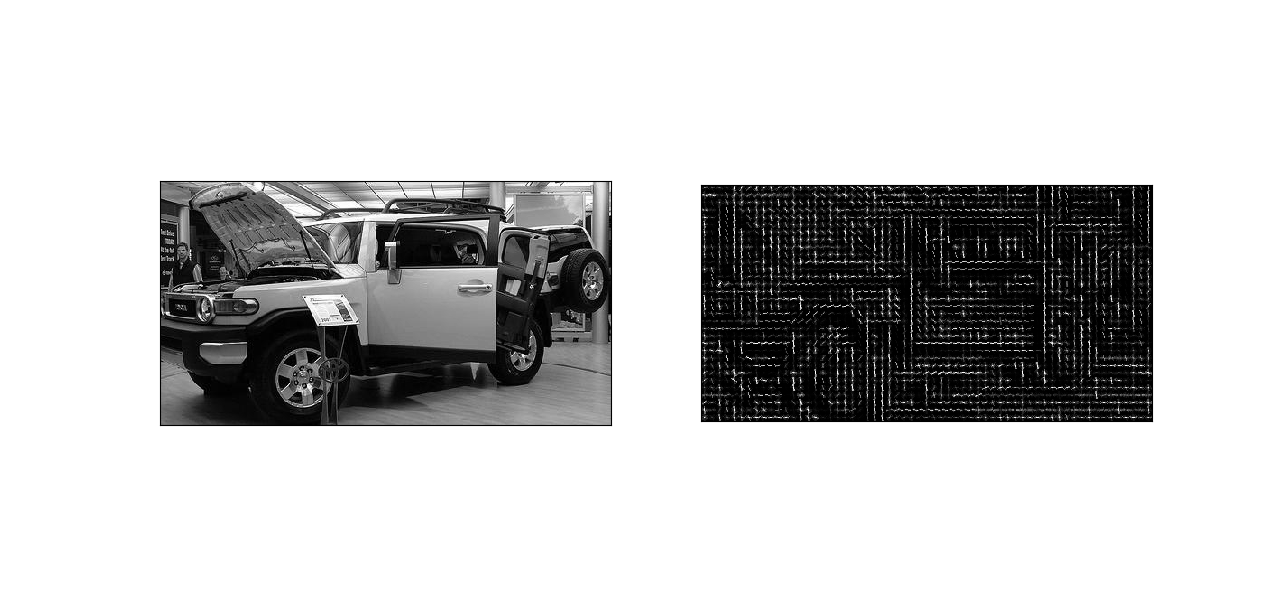
#> input picture ps3_code/hog/car_hog_descriptor.png, 1280 x 600 px, given in place of simple.jpg, which was not available
$ python main.py   (Python 2 division)   (older library calls are emulated)
#> lines starting #> are read from the running program, lines starting #| are printed output that depends on the picture; pictures that were not available may be replaced by others from this repository, and a replacement may not be noted
### ps3_code/hog/plotting.py
import numpy as np
import matplotlib.pyplot as plt
from scipy.misc import imrotate

# Displays the HoG features next to the original image
def show_hog(orig, w, figsize = (8,6)):
    w = np.tile(w, [1, 1, 3])
    w = np.pad(w, ((0,0), (0,0), (0,5)), 'constant', constant_values=0.0)

    #  # Make pictures of positive and negative weights
    pos = hog_picture(w)
    neg = hog_picture(-w)

    # Put pictures together and draw
    buff = 10
    if w.min() < 0.0:
        pos = np.pad(pos, (buff, buff), 'constant', constant_values=0.5)
        neg = np.pad(neg, (buff, buff), 'constant', constant_values=0.5)
        im = np.hstack([pos, neg])
    else:
        im = pos

    im[im < 0] = 0.0
    im[im > 1] = 1.0
    plt.figure(figsize = figsize)
    plt.subplot(121)
    plt.imshow(orig, cmap='gray')
    plt.xticks([])
    plt.yticks([])
    plt.subplot(122)
    plt.imshow(im, cmap='gray')
    plt.xticks([])
    plt.yticks([])
    plt.show()


# Make picture of positive HOG weights.
def hog_picture(w, bs = 20):
    # construct a "glyph" for each orientaion
    bim1 = np.zeros((bs, bs))
    bim1[:,int(round(bs/2.0))-1:int(round(bs/2.0))+1] = 1.0
    bim = np.zeros((bs, bs, 9))
    bim[:,:,0] = bim1
    for i in xrange(1,9):
        bim[:,:,i] = imrotate(bim1, -i * float(bs), 'nearest') / 255.0

    # make pictures of positive weights bs adding up weighted glyphs
    w[w < 0] = 0.0
    im = np.zeros((bs * w.shape[0], bs * w.shape[1]))
    for i in xrange(w.shape[0]):
        for j in xrange(w.shape[1]):
            for k in xrange(9):
                im[i * bs : (i+1) * bs, j * bs : (j+1) * bs] += bim[:,:,k] * w[i,j,k+18]

    scale = max(w.max(), -w.max()) + 1e-8
    im /= scale
    return im

### ps3_code/hog/main.py
import numpy as np
import skimage.io as sio
from scipy.io import loadmat
from plotting import *
import math


'''
COMPUTE_GRADIENT Given an image, computes the pixel gradients

Arguments:
    im - a grayscale image, represented as an ndarray of size (H, W) containing
        the pixel values

Returns:
    angles - ndarray of size (H-2, W-2) containing gradient angles in degrees

    magnitudes - ndarray of size (H-2, W-2) containing gradient magnitudes

The way that the angles and magnitude per pixel are computed as follows:
Given the following pixel grid

    P1 P2 P3
    P4 P5 P6
    P7 P8 P9

We compute the angle on P5 as arctan(dy/dx) = arctan(P2-P8 / P4-P6).
Note that we should be using np.arctan2, which is more numerically stable.
However, this puts us in the range [-180, 180] degrees. To be in the range
[0,180], we need to simply add 180 degrees to the negative angles.

The magnitude is simply sqrt((P4-P6)^2 + (P2-P8)^2)
'''
def compute_gradient(im):

    row,col = im.shape
    angles = np.zeros((row-2,col-2))
    magnitudes = np.zeros((row-2,col-2))
    for r in xrange(row-2):
        for c in xrange(col-2):
            p2 = im[r,c+1]
            p4 = im[r+1,c]
            p6 = im[r+1,c+2]
            p8 = im[r+2,c+1]
            magnitudes[r,c] = np.sqrt((p4 - p6)**2 + (p2 - p8)**2)
            angles[r,c] = np.arctan2(p2-p8,p4-p6)
    angles *= 180 / np.pi
    angles[np.where(angles < 0)] += 180
    return angles, magnitudes

'''
GENERATE_HISTOGRAM Given matrices of angles and magnitudes of the image
gradient, generate the histogram of angles

Arguments:
    angles - ndarray of size (M, N) containing gradient angles in degrees

    magnitudes - ndarray of size (M, N) containing gradient magnitudes

    nbins - the number of bins that you want to bin the histogram into

Returns:
    histogram - an ndarray of size (nbins,) containing the distribution
        of gradient angles.

This method should be implemented as follows:

1)Each histogram will bin the angle from 0 to 180 degrees. The number of bins
will dictate what angles fall into what bin (i.e. if nbins=9, then first bin
will contain the votes of angles close to 10, the second bin will contain those
close to 30, etc).

2) To create these histogram, iterate over the gradient grids, putting each
gradient into its respective bins. To do this properly, we interpolate and
weight the voting by both its magnitude and how close it is to the average
angle of the two bins closest to the angle of the gradient. For example, if we
have nbins = 9 and receive angle of 20 degrees with magnitude 1, then we the
vote contribution to the histogram weights equally with the first and second bins
(since its closest to both 10 and 30 degrees). If instead, we recieve angle of
25 degrees with magnitude 2, then it is weighted 25% in the first bin and 75%
in second bin, but with twice the voting power.

Mathematically, if you have an angle, magnitude, the center_angle1 of the lower
bin center_angle2 of the higher bin, then:

histogram[bin1] += magnitude * |angle - center_angle2| / (180 / nbins)
histogram[bin2] += magnitude * |angle - center_angle1| / (180 / nbins)

Notice how that we're weighting by the distance to the opposite center. The
further the angle is from one center means it is closer to the opposite center
(and should be weighted more).

One special case you will have to take care of is when the angle is near
180 degrees or 0 degrees. It may be that the two nearest bins are the first and
last bins respectively.OA
'''
def generate_histogram(angles, magnitudes, nbins = 9):
    row,col = angles.shape
    histogram = np.zeros(nbins)
    h_range = 180/nbins
    for r in xrange(row):
        for c in xrange(col):
            angle = angles[r,c]
            count = int(angle / h_range) #valid 0-179

            # if angle = 180
            if count >= nbins:
                count -= 1
                angle %= 180
            bin1 = count if angles[r,c] > (count+0.5)*h_range else (count-1)%nbins
            bin2 = (bin1 + 1) % nbins
            center_angle1 = (bin1+0.5)*h_range
            center_angle2 = (bin2+0.5)*h_range

            if bin1 == nbins-1:
                center_angle1 -= 180
            histogram[bin1] += magnitudes[r,c] * np.abs(angle - center_angle2) / h_range
            histogram[bin2] += magnitudes[r,c] * np.abs(angle - center_angle1) / h_range
    return histogram
'''
COMPUTE_HOG_FEATURES Computes the histogram of gradients features
Arguments:
    im - the image matrix

    pixels_in_cell - each cell will be of size (pixels_in_cell, pixels_in_cell)
        pixels

    cells_in_block - each block will be of size (cells_in_block, cells_in_block)
        cells

    nbins - number of histogram bins

Returns:
    features - the hog features of the image represented as an ndarray of size
        (H_blocks, W_blocks, cells_in_block * cells_in_block * nbins), where
            H_blocks is the number of blocks that fit height-wise
            W_blocks is the number of blocks that fit width-wise

Generating the HoG features can be done as follows:

1) Compute the gradient for the image, generating angles and magnitudes

2) Define a cell, which is a grid of (pixels_in_cell, pixels_in_cell) pixels.
Also, define a block, which is a grid of (cells_in_block, cells_in_block) cells.
This means each block is a grid of side length pixels_in_cell * cell_in_block
pixels.

3) Pass a sliding window over the image, with the window size being the size of
a block. The stride of the sliding window should be half the block size, (50%
overlap). Each cell in each block will store a histogram of the gradients in
that cell. Consequently, there will be cells_in_block * cells_in_block
histograms in each block. This means that each block feature will initially
represented as a (cells_in_block, cells_in_block, nbins) ndarray, that can
reshaped into a (cells_in_block * cells_in_block *nbins,) ndarray. Make sure to
normalize such that the norm of this flattened block feature is 1.

4) The overall hog feature that you return will be a grid of all these flattened
block features.

Note: The final overall feature ndarray can be flattened if you want to use to
train a classifier or use it as a feature vector.
'''

# [28 lines of commented-out code are left out]

def compute_hog_features(im, pixels_in_cell, cells_in_block, nbins):
    # TODO: Implement this method!
    # compute gradients for the image
    angles, magnitudes = compute_gradient(im)

    # define cells and blocks
    block_size = pixels_in_cell * cells_in_block
    # compute H_blocks, W_blocks, here block serves as filters in CNN
    H, W = angles.shape
    stride = block_size / 2
    H_blocks = (H - block_size) / stride + 1
    W_blocks = (W - block_size) / stride + 1

    # construct hog feature
    hog_feature = np.zeros((H_blocks, W_blocks, cells_in_block * cells_in_block * nbins))
    for h in xrange(H_blocks):
        for w in xrange(W_blocks):
            block_angles = angles[h*stride : h*stride+block_size,
                           w*stride : w*stride+block_size]
            block_magnitudes = magnitudes[h*stride : h*stride+block_size,
                               w*stride : w*stride+block_size]
            # find histogram of a single block, loop over all cells in this block
            block_hog_feature = np.zeros((cells_in_block, cells_in_block, nbins))
            for i in xrange(cells_in_block):
                for j in xrange(cells_in_block):
                    cell_angles = block_angles[i*pixels_in_cell : (i+1)*pixels_in_cell,
                                  j*pixels_in_cell : (j+1)*pixels_in_cell]
                    cell_magnitudes = block_magnitudes[i*pixels_in_cell : (i+1)*pixels_in_cell,
                                  j*pixels_in_cell : (j+1)*pixels_in_cell]
                    cell_hist = generate_histogram(cell_angles, cell_magnitudes, nbins)
                    block_hog_feature[i, j, :] = cell_hist

            # flattened to a vector
            block_hog_feature = np.reshape(block_hog_feature, -1)
            # normalize
            block_hog_feature /= np.linalg.norm(block_hog_feature)
            hog_feature[h, w, :] = block_hog_feature

    return hog_feature

if __name__ == '__main__':
    # Part A: Checking the image gradient
    print '-' * 80
    print 'Part A: Image gradient'
    print '-' * 80
    im = sio.imread('simple.jpg', True)
#> im is the input picture: shape (600, 1280) float64; min 0, max 1, mean 0.778
    grad_angle, grad_magnitude = compute_gradient(im)
#> after the loop in compute_gradient, `for r in xrange(row-2):`:
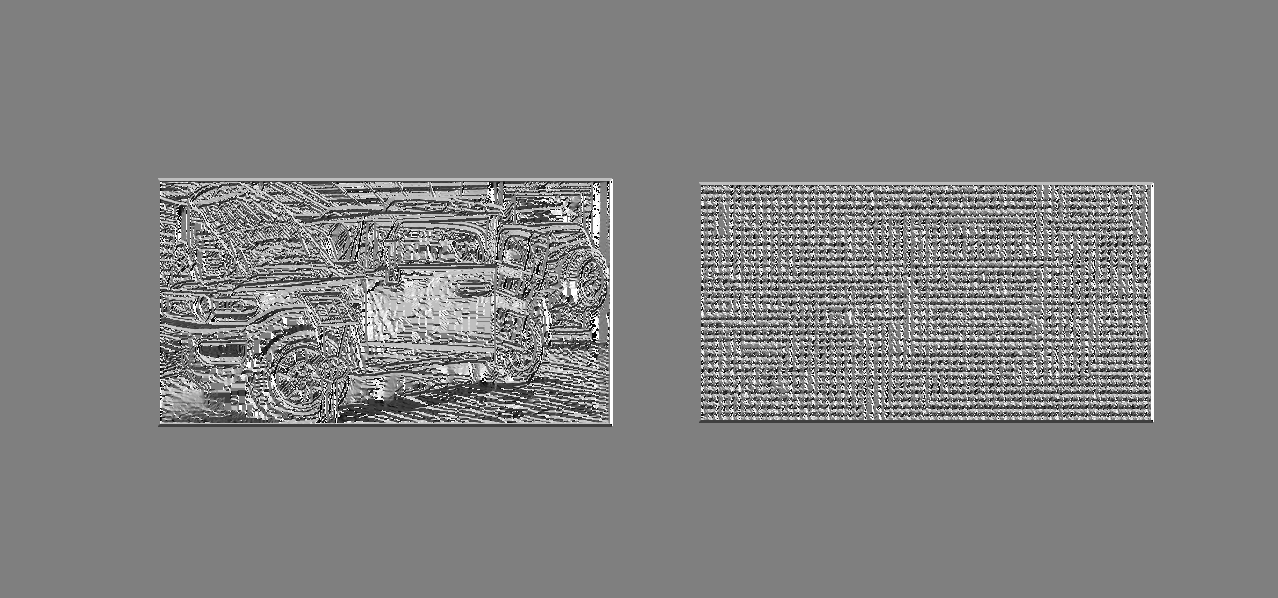
#> angles: shape (598, 1278) float64; min -3.14, max 3.14, mean 0.0602; drawn with min black and max white
#> after the loop in compute_gradient, `for r in xrange(row-2):`:
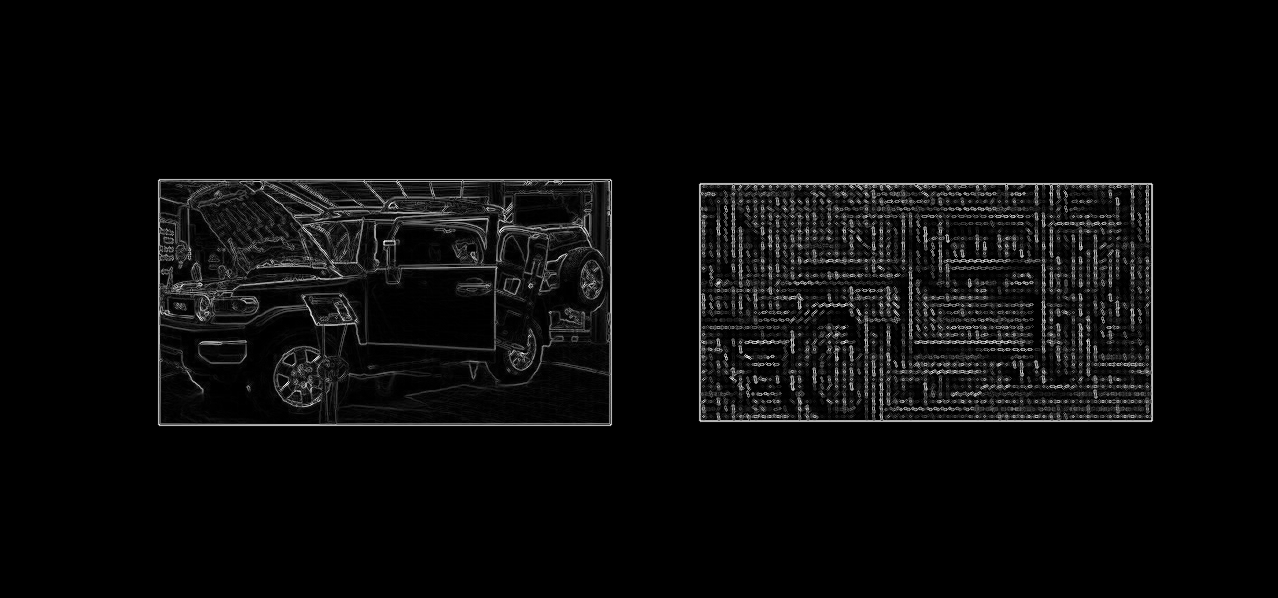
#> magnitudes: shape (598, 1278) float64; min 0, max 1.38, mean 0.0514; drawn with min black and max white
#> in compute_gradient, `angles[np.where(angles < 0)] += 180`: angles: shape (598, 1278) float64; min 0, max 180, mean 24.9
    print "Expected angle: 126.339396329"
    print "Expected magnitude: 0.423547566786"
    print "Checking gradient test case 1:", \
        np.abs(grad_angle[0][0] - 126.339396329) < 1e-3 and \
        np.abs(grad_magnitude[0][0] - 0.423547566786) < 1e-3
#| Checking gradient test case 1: False

    im = np.array([[1, 2, 2, 4, 8],
                    [3, 0, 1, 5, 10],
                    [10, 13, 12, 2, 7],
                    [10, 5, 1, 0, 3],
                    [1, 1, 1.5, 2, 2.5]])
    grad_angle, grad_magnitude = compute_gradient(im)
    correct_angle = np.array([[ 100.30484647,   63.43494882,  167.47119229],
                              [  68.19859051,    0.        ,   45.        ],
                              [  53.13010235,   64.53665494,  180.        ]])
    correct_magnitude = np.array([[ 11.18033989,  11.18033989,   9.21954446],
                                  [  5.38516481,  11.        ,   7.07106781],
                                  [ 15.        ,  11.62970335,   2.        ]])
    print "Expected angles: \n", correct_angle
    print "Expected magnitudes: \n", correct_magnitude
    print "Checking gradient test case 2:", \
        np.allclose(grad_angle, correct_angle) and \
        np.allclose(grad_magnitude, correct_magnitude)

    # Part B: Checking the histogram generation
    print '-' * 80
    print 'Part B: Histogram generation'
    print '-' * 80
    angles = np.array([[10, 30, 50], [70, 90, 110], [130, 150, 170]])
    magnitudes = np.arange(1,10).reshape((3,3))
    print "Checking histogram test case 1:", \
        np.all(generate_histogram(angles, magnitudes, nbins = 9) == np.arange(1,10))

    angles = np.array([[20, 40, 60], [80, 100, 120], [140, 160, 180]])
    magnitudes = np.arange(1,19,2).reshape((3,3))
    histogram = generate_histogram(angles, magnitudes, nbins = 9)
    print "Checking histogram test case 2:", \
        np.all(histogram  == np.array([9, 2, 4, 6, 8, 10, 12, 14, 16]))

    angles = np.array([[13, 23, 14.3], [53, 108, 1], [77, 8, 32]])
    magnitudes = np.ones((3,3))
    histogram = generate_histogram(angles, magnitudes, nbins = 9)
    print "Submit these results:", histogram

    # Part C: Computing and displaying the final HoG features
    # vary cell size to change the output feature vector. These parameters are common parameters
    pixels_in_cell = 8
    cells_in_block = 2
    nbins = 9
    im = sio.imread('car.jpg', True)
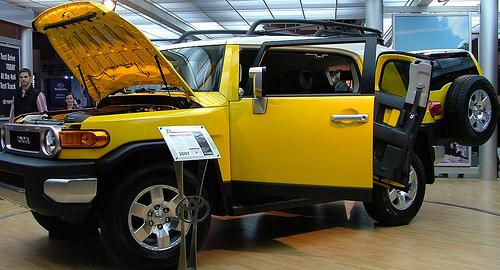
#> input picture ps3_code/hog/car.jpg, 500 x 270 px
#> im: shape (270, 500) float64; min 0, max 1, mean 0.356
    car_hog_feat = compute_hog_features(im, pixels_in_cell, cells_in_block, nbins)
#> after the loop in compute_gradient (call 3), `for r in xrange(row-2):`:
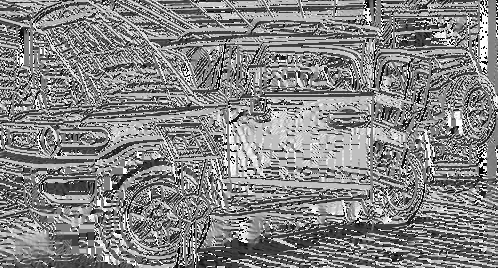
#> angles: shape (268, 498) float64; min -3.14, max 3.14, mean 0.143; drawn with min black and max white
#> after the loop in compute_gradient (call 3), `for r in xrange(row-2):`:
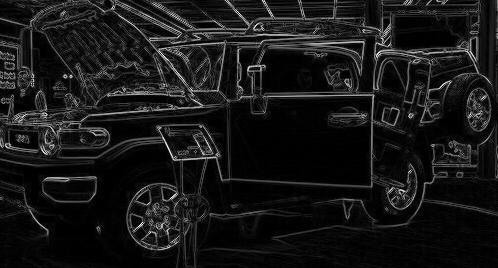
#> magnitudes: shape (268, 498) float64; min 0, max 1.33, mean 0.122; drawn with min black and max white
#> in compute_gradient (call 3), `angles[np.where(angles < 0)] += 180`:
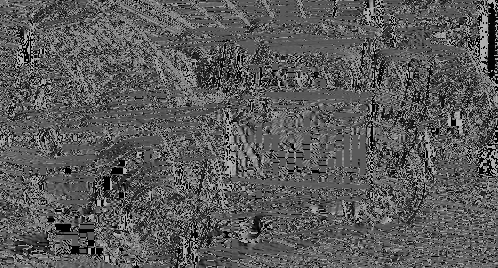
#> angles: shape (268, 498) float64; min 0, max 180, mean 90.8
    show_hog(im, car_hog_feat, figsize = (18,6))
#> after the loop in hog_picture (call 2), `for i in xrange(w.shape[0]):`: im: shape (640, 1220) float64; every value is 0
#> in show_hog, `im[im > 1] = 1.0`:
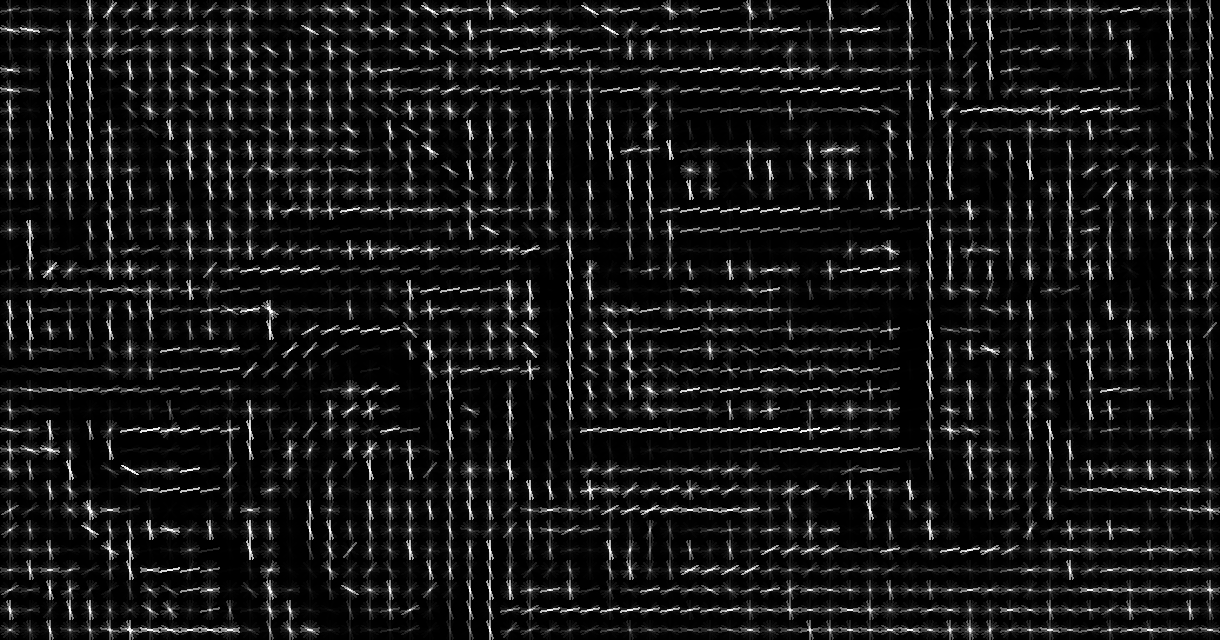
#> im: shape (640, 1220) float64; min 0, max 1, mean 0.0891
